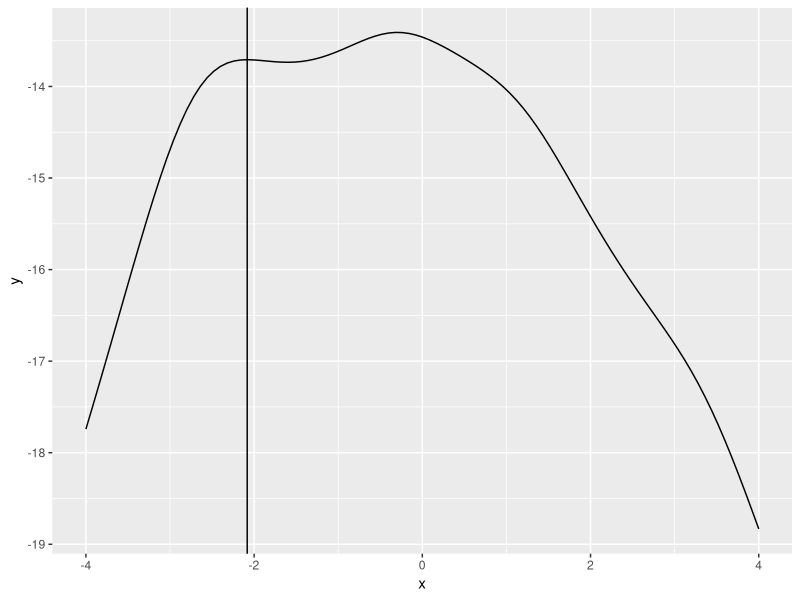
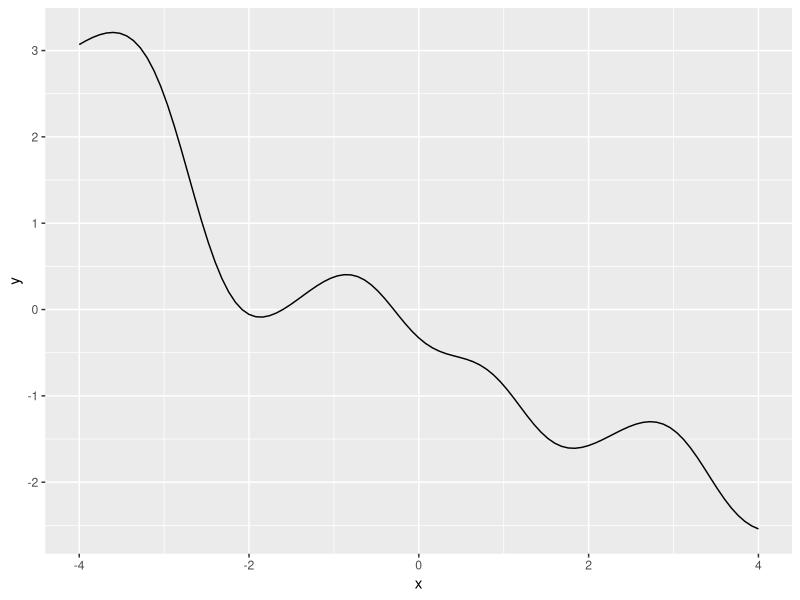
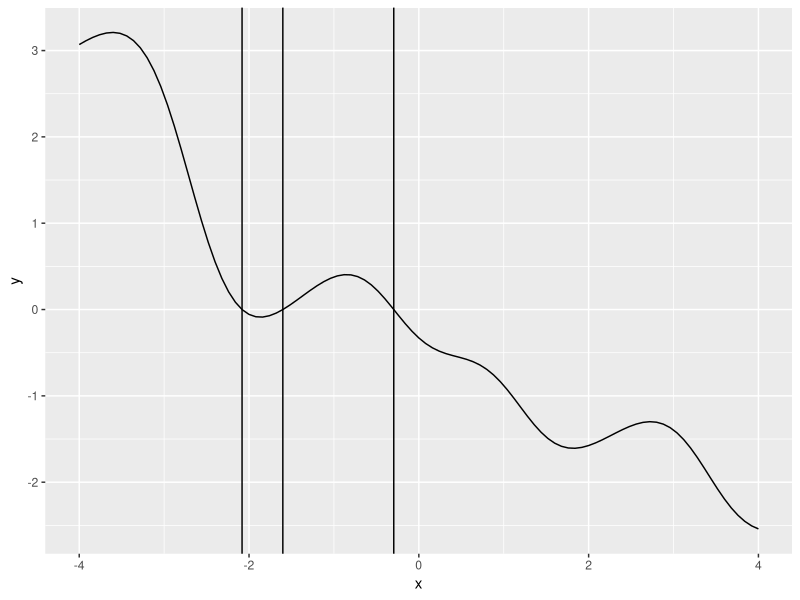
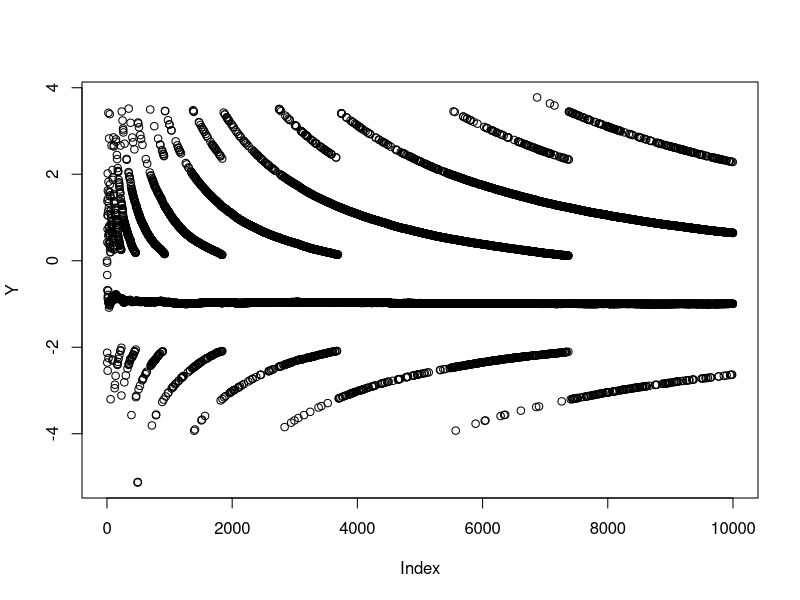
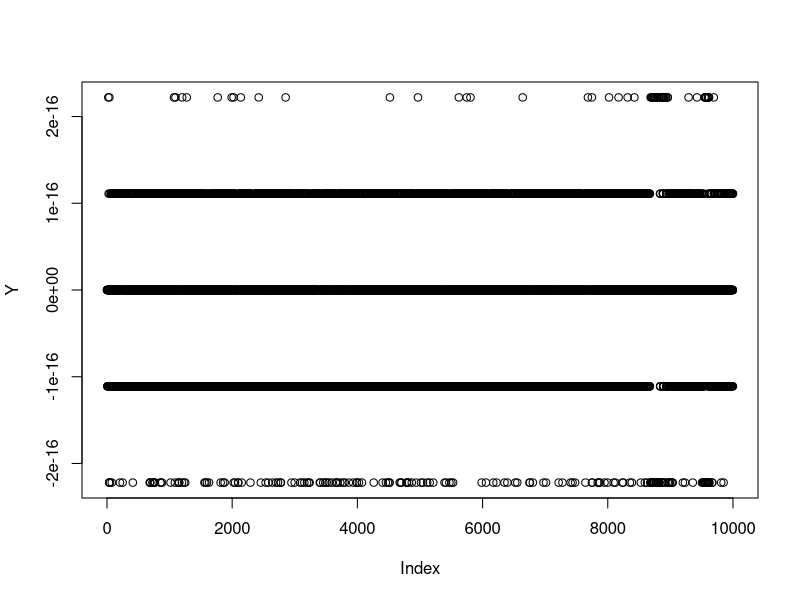

The R source for these figures, in order:
## ---- chunk 1
knitr::opts_chunk$set(echo = TRUE)
## ---- chunk 2
library("ggplot2")
log_likelyhood <- function(x){
  vec <- c(-2.8, 3.4, 1.2, -0.3, -2.6)
  n <- 5
  sum_el <- 0
  for(el in vec){
    sum_el <- sum_el + log(1+ (el - x)^2)
  }
  res <- -n*log(pi) - sum_el
  return(res)
}
ggplot(data.frame(x=c(-4, 4)), aes(x=x)) + 
  stat_function(fun=log_likelyhood) +
  geom_vline(xintercept = -2.082124)

## ---- chunk 3
first_derivative <- function(theta){
  vec <- c(-2.8, 3.4, 1.2, -0.3, -2.6)
  n <- 5
  sum_res <- 0
  for(i in vec){
    sum_res <- sum_res + 2*(i-theta)/(1+(i-theta)^2)
  }
  res <- sum_res
  return(res)
}
ggplot(data.frame(x=c(-4, 4)), aes(x=x)) + 
  stat_function(fun=first_derivative)

## ---- chunk 4
bisection <- function(a,b, fun, acc){
  if( fun(a)*fun(b) >= 0 ){
    stop("Choose better boundaries")
  }
  t <- 0
  
  while(round(a, acc) != round(b, acc)){
    mid <- (a+b)/2
    t <- t+1
    gp_a <- fun(a)
    gp_mid <- fun(mid)
    gp_b <- fun(b)
    if(gp_a * gp_mid <=0){
      b <- mid
    }
    else{
      a <- mid
    }
  }
  #cat("t:", t, "\n")
  return(a)
}
## ---- chunk 5
bisection(-3, -2, first_derivative, 9)
## ---- chunk 6
bisection(-2, -1, first_derivative, 9)
## ---- chunk 7
bisection(-1, 0, first_derivative, 9)
## ---- chunk 8
ggplot(data.frame(x=c(-4, 4)), aes(x=x)) + 
  stat_function(fun=first_derivative) +
  geom_vline(xintercept = -2.082124) +
  geom_vline(xintercept = -1.601775) +
  geom_vline(xintercept = -0.2952455)

## ---- chunk 9
print("first intercept")
log_likelyhood(-2.082124)
print("second intercept")
log_likelyhood(-1.601775)
print("third intercept")
log_likelyhood(-0.2952455)
## ---- chunk 10
bisection(-4, 4, first_derivative, 9)
## ---- chunk 11
myvar <- function(vector){
  n <- length(vector)
  var1 <- (1/(n-1))*(sum(vector^2)-(1/n)*(sum(vector))^2)
  return(var1)
}
## ---- chunk 12
set.seed(69)
vectorx <- rnorm(1E4, 1E8, 1)
## ---- chunk 13
Y <- rep(0,1E4)
for (q in 2:1E4){
  Y[q] <- myvar(vectorx[1:q]) - var(vectorx[1:q])
}
plot(Y)
## ---- chunk 14
myvarBETTER <- function(vector){
  n <- length(vector)
  var1 <- (1/(n-1))*(sum((vector - mean(vector))^2))
  return(var1)
}

Y <- rep(0,1E4)
for (q in 2:1E4){
  Y[q] <- myvarBETTER(vectorx[1:q]) - var(vectorx[1:q])
}
plot(Y)
